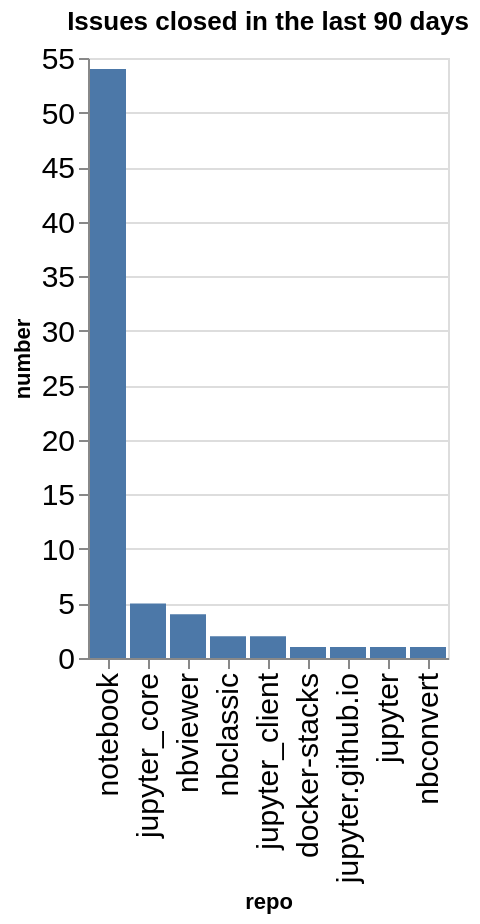

The cell this chart's notebook holds for it:
### Code cell
closed_counts = closed.groupby(['org', 'repo']).count()['number'].reset_index()
closed_counts['org/repo'] = closed_counts.apply(lambda a: a['org'] + '/' + a['repo'], axis=1)
sorted_vals = closed_counts.sort_values(['number'], ascending=False)['repo'].values
alt.Chart(data=closed_counts, title=f"Issues closed in the last {n_days} days").mark_bar().encode(
    x=alt.X('repo', sort=alt.Sort(sorted_vals.tolist())),
    y='number',
)

### Figure 1 — Vega-Lite specification as saved in the notebook (floating-point values rounded to 4 significant figures)
{"config": {"axisLeft": {"labelFontSize": 15}, "axisBottom": {"labelFontSize": 15}}, "data": {"name": "data-c1182ba4c3ae9a1014b95463303dde58"}, "mark": {"type": "bar"}, "encoding": {"x": {"field": "repo", "sort": ["notebook", "jupyter_core", "nbviewer", "nbclassic", "jupyter_client", "docker-stacks", "jupyter.github.io", "jupyter", "nbconvert"], "type": "nominal"}, "y": {"field": "number", "type": "quantitative"}}, "title": "Issues closed in the last 90 days", "$schema": "https://vega.github.io/schema/vega-lite/v5.20.1.json", "datasets": {"data-c1182ba4c3ae9a1014b95463303dde58": [{"org": "jupyter", "repo": "docker-stacks", "number": 1, "org/repo": "jupyter/docker-stacks"}, {"org": "jupyter", "repo": "jupyter", "number": 1, "org/repo": "jupyter/jupyter"}, {"org": "jupyter", "repo": "jupyter.github.io", "number": 1, "org/repo": "jupyter/jupyter.github.io"}, {"org": "jupyter", "repo": "jupyter_client", "number": 2, "org/repo": "jupyter/jupyter_client"}, {"org": "jupyter", "repo": "jupyter_core", "number": 5, "org/repo": "jupyter/jupyter_core"}, {"org": "jupyter", "repo": "nbclassic", "number": 2, "org/repo": "jupyter/nbclassic"}, {"org": "jupyter", "repo": "nbconvert", "number": 1, "org/repo": "jupyter/nbconvert"}, {"org": "jupyter", "repo": "nbviewer", "number": 4, "org/repo": "jupyter/nbviewer"}, {"org": "jupyter", "repo": "notebook", "number": 54, "org/repo": "jupyter/notebook"}]}}
